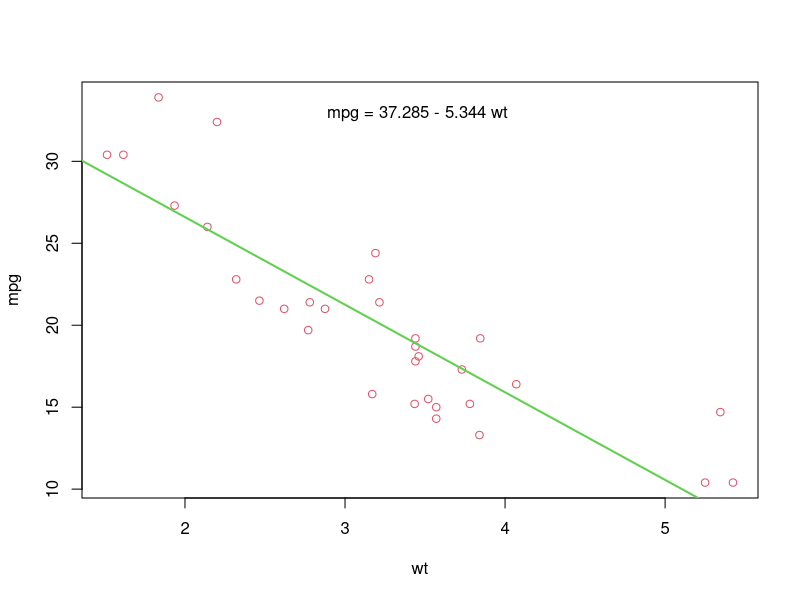

Here is the R script that generated this plot:
data("mtcars")
#showing relation ship
plot(mpg ~ wt, data = mtcars, col=2)
#predicting mpg as explained by wt
fit <- lm(mpg ~ wt, data = mtcars)
#viewing 
summary(fit)
#adding a line to show the predicted mpg
abline(fit,col=3,lwd=2)
bs <- round(coef(fit), 3) 
lmlab <- paste0("mpg = ", bs[1],
                ifelse(sign(bs[2])==1, " + ", " - "), abs(bs[2]), " wt ")
mtext(lmlab, 3, line=-2) 